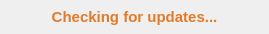
<?xml version="1.0" encoding="UTF-8"?>
<ui version="4.0">
 <class>HttpUpdate</class>
 <widget class="QWidget" name="HttpUpdate">
  <property name="geometry">
   <rect>
    <x>0</x>
    <y>0</y>
    <width>269</width>
    <height>34</height>
   </rect>
  </property>
  <property name="minimumSize">
   <size>
    <width>239</width>
    <height>34</height>
   </size>
  </property>
  <property name="maximumSize">
   <size>
    <width>269</width>
    <height>34</height>
   </size>
  </property>
  <property name="windowTitle">
   <string>Relics of Annorath - Checking...</string>
  </property>
  <property name="windowIcon">
   <iconset resource="../../resources/res.qrc">
    <normaloff>:/images/icon.png</normaloff>:/images/icon.png</iconset>
  </property>
  <property name="styleSheet">
   <string notr="true"/>
  </property>
  <widget class="QWidget" name="widget" native="true">
   <property name="geometry">
    <rect>
     <x>0</x>
     <y>0</y>
     <width>269</width>
     <height>34</height>
    </rect>
   </property>
   <property name="minimumSize">
    <size>
     <width>269</width>
     <height>34</height>
    </size>
   </property>
   <property name="maximumSize">
    <size>
     <width>269</width>
     <height>34</height>
    </size>
   </property>
   <property name="autoFillBackground">
    <bool>false</bool>
   </property>
   <property name="styleSheet">
    <string notr="true">background-image: url(:/images/updater.png);</string>
   </property>
  </widget>
  <widget class="QLabel" name="label">
   <property name="geometry">
    <rect>
     <x>0</x>
     <y>0</y>
     <width>269</width>
     <height>34</height>
    </rect>
   </property>
   <property name="minimumSize">
    <size>
     <width>269</width>
     <height>34</height>
    </size>
   </property>
   <property name="maximumSize">
    <size>
     <width>269</width>
     <height>34</height>
    </size>
   </property>
   <property name="font">
    <font>
     <family>Ubuntu</family>
     <pointsize>-1</pointsize>
     <weight>75</weight>
     <bold>true</bold>
    </font>
   </property>
   <property name="layoutDirection">
    <enum>Qt::LeftToRight</enum>
   </property>
   <property name="styleSheet">
    <string notr="true">color: #e27a28;
font-family: &quot;Ubuntu&quot;;
font-size: 15px;
font-weight: bold;</string>
   </property>
   <property name="text">
    <string>Checking for updates...</string>
   </property>
   <property name="alignment">
    <set>Qt::AlignCenter</set>
   </property>
  </widget>
 </widget>
 <resources>
  <include location="../../resources/res.qrc"/>
 </resources>
 <connections/>
</ui>
